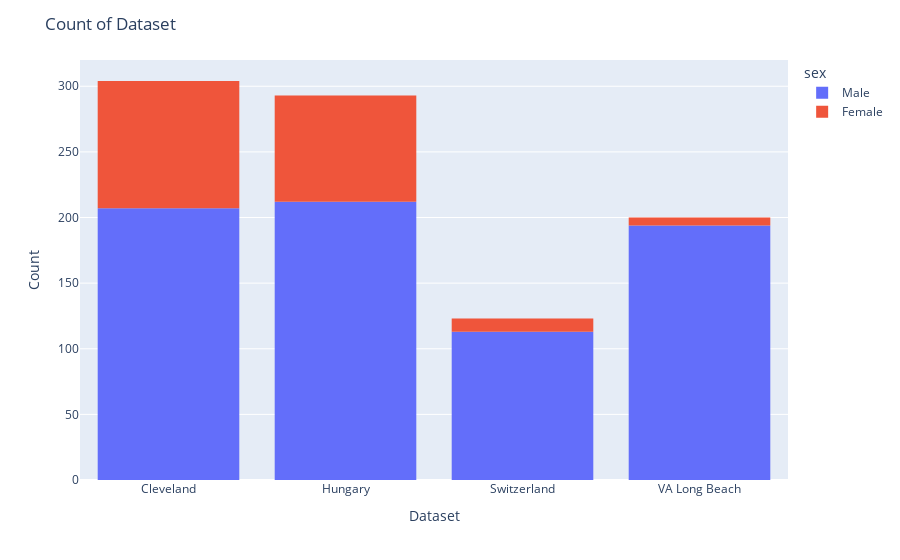

Notebook code for this chart:
### Code cell
# # plot the countplot for dataset column
# sns.countplot(x='dataset', data=df , hue='sex')
# plt.title('Count of Dataset')
# plt.xlabel('Dataset')
# plt.ylabel('Count')
# plt.show()
# plot same countplot using plotly
fig = px.histogram(df, x='dataset', color='sex')
fig.update_layout(title='Count of Dataset', xaxis_title='Dataset', yaxis_title='Count')
fig.show()

# print the values count of dataset column grouped by sex
print(df.groupby('sex')['dataset'].value_counts())

### Figure 1 — Plotly figure (JSON) as saved in the notebook; plotly's stock layout.template omitted (floating-point values rounded to 4 significant figures; data arrays with more than 128 entries replaced by an {"elided": "..."} marker saying what was removed)
{"data": [{"alignmentgroup": "True", "bingroup": "x", "hovertemplate": "sex=Male<br>dataset=%{x}<br>count=%{y}<extra></extra>", "legendgroup": "Male", "marker": {"color": "#636efa", "pattern": {"shape": ""}}, "name": "Male", "offsetgroup": "Male", "orientation": "v", "showlegend": true, "type": "histogram", "x": {"elided": "726 str values"}, "xaxis": "x", "yaxis": "y"}, {"alignmentgroup": "True", "bingroup": "x", "hovertemplate": "sex=Female<br>dataset=%{x}<br>count=%{y}<extra></extra>", "legendgroup": "Female", "marker": {"color": "#EF553B", "pattern": {"shape": ""}}, "name": "Female", "offsetgroup": "Female", "orientation": "v", "showlegend": true, "type": "histogram", "x": {"elided": "194 str values"}, "xaxis": "x", "yaxis": "y"}], "layout": {"barmode": "relative", "legend": {"title": {"text": "sex"}, "tracegroupgap": 0}, "margin": {"t": 60}, "title": {"text": "Count of Dataset"}, "xaxis": {"anchor": "y", "domain": [0, 1], "title": {"text": "Dataset"}}, "yaxis": {"anchor": "x", "domain": [0, 1], "title": {"text": "Count"}}}}
